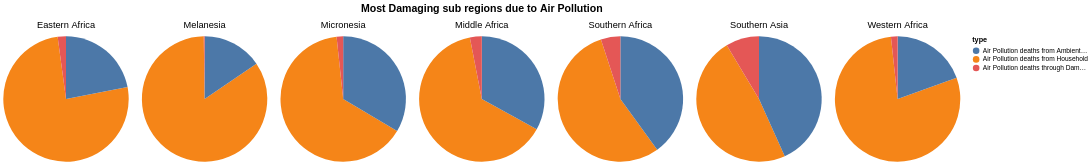

Describe this chart as a Vega-Lite specification.
### Vega-Lite specification from a JSON file in a GitHub repository (floating-point values rounded to 4 significant figures)
{"$schema": "https://vega.github.io/schema/vega-lite/v5.json", "columns": 7, "data": {"values": [{"Year": 2016, "sub_region": "Melanesia", "Air Pollution deaths from Household": 144.1, "Air Pollution deaths from Ambient Particles": 26.47, "Air Pollution deaths through Damaged Ozone": 0.3813}, {"Year": 2016, "sub_region": "Middle Africa", "Air Pollution deaths from Household": 79.36, "Air Pollution deaths from Ambient Particles": 40.98, "Air Pollution deaths through Damaged Ozone": 3.793}, {"Year": 2016, "sub_region": "Western Africa", "Air Pollution deaths from Household": 94.81, "Air Pollution deaths from Ambient Particles": 23.49, "Air Pollution deaths through Damaged Ozone": 2.045}, {"Year": 2016, "sub_region": "Eastern Africa", "Air Pollution deaths from Household": 84.13, "Air Pollution deaths from Ambient Particles": 24.29, "Air Pollution deaths through Damaged Ozone": 2.361}, {"Year": 2016, "sub_region": "Southern Asia", "Air Pollution deaths from Household": 48.55, "Air Pollution deaths from Ambient Particles": 43.62, "Air Pollution deaths through Damaged Ozone": 8.668}, {"Year": 2016, "sub_region": "Southern Africa", "Air Pollution deaths from Household": 53.87, "Air Pollution deaths from Ambient Particles": 39.22, "Air Pollution deaths through Damaged Ozone": 4.925}, {"Year": 2016, "sub_region": "Micronesia", "Air Pollution deaths from Household": 55.22, "Air Pollution deaths from Ambient Particles": 28.57, "Air Pollution deaths through Damaged Ozone": 1.44}]}, "facet": {"field": "sub_region", "type": "ordinal", "header": {"labelFontSize": 14, "title": "Most Damaging sub regions due to Air Pollution", "titleFontSize": 16}}, "spec": {"width": 190, "height": 190, "mark": "arc", "encoding": {"theta": {"field": "value", "type": "quantitative"}, "color": {"field": "type", "type": "nominal"}, "tooltip": [{"field": "type", "type": "nominal"}, {"field": "value", "type": "quantitative"}, {"field": "percentage", "type": "quantitative", "title": "Percentage", "format": ".2f"}]}, "transform": [{"calculate": "datum['Air Pollution deaths from Household'] + datum['Air Pollution deaths from Ambient Particles'] + datum['Air Pollution deaths through Damaged Ozone']", "as": "total"}, {"fold": ["Air Pollution deaths from Household", "Air Pollution deaths from Ambient Particles", "Air Pollution deaths through Damaged Ozone"], "as": ["type", "value"]}, {"calculate": "(datum.value / datum.total) * 100", "as": "percentage"}]}}
